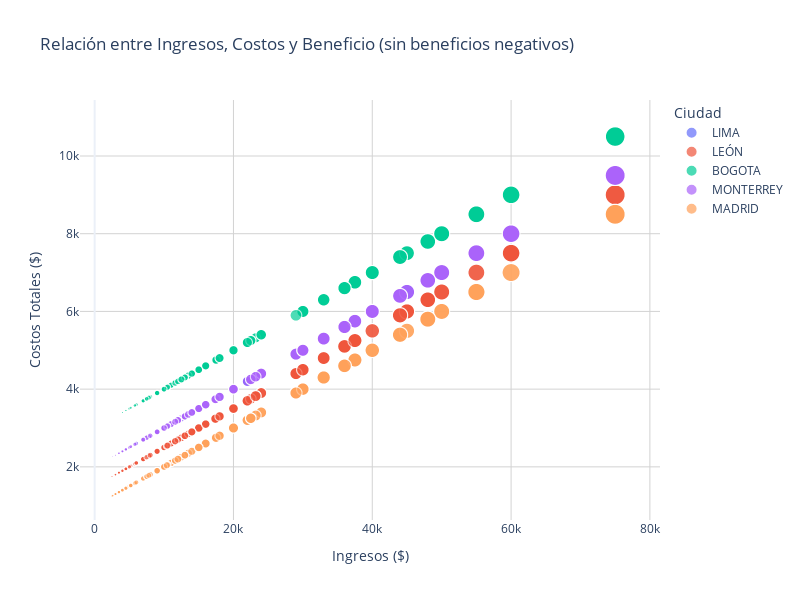

Notebook cell for this chart:
### Code cell
# Filtrar datos para excluir beneficios negativos
ventas_filtrada = ventas_completa[ventas_completa["Beneficio"] >= 0]

# Crear el gráfico de dispersión
fig = px.scatter(
    ventas_filtrada,
    x="Ingresos",
    y="Costo_Total",
    size="Beneficio",
    color="ciudad",
    title="Relación entre Ingresos, Costos y Beneficio (sin beneficios negativos)",
    labels={"Ingresos": "Ingresos ($)", "Costo_Total": "Costos Totales ($)"},
    hover_data=["categoria"],
    template="plotly_white",
    size_max=20,
)

fig.update_layout(
    xaxis=dict(title="Ingresos ($)", gridcolor="lightgrey"),
    yaxis=dict(title="Costos Totales ($)", gridcolor="lightgrey"),
    legend_title=dict(text="Ciudad"),
    height=600,
    width=800,
)

fig.show()

### Figure 1 — Plotly figure (JSON) as saved in the notebook; plotly's stock layout.template omitted (floating-point values rounded to 4 significant figures; data arrays with more than 128 entries replaced by an {"elided": "..."} marker saying what was removed)
{"data": [{"customdata": {"elided": "269x1 str values"}, "hovertemplate": "ciudad=LIMA<br>Ingresos ($)=%{x}<br>Costos Totales ($)=%{y}<br>Beneficio=%{marker.size}<br>categoria=%{customdata[0]}<extra></extra>", "legendgroup": "LIMA", "marker": {"color": "#636efa", "size": {"elided": "269 int values"}, "sizemode": "area", "sizeref": 166.2, "symbol": "circle"}, "mode": "markers", "name": "LIMA", "showlegend": true, "type": "scattergl", "x": {"elided": "269 int values"}, "xaxis": "x", "y": {"elided": "269 int values"}, "yaxis": "y"}, {"customdata": {"elided": "261x1 str values"}, "hovertemplate": "ciudad=LEÓN<br>Ingresos ($)=%{x}<br>Costos Totales ($)=%{y}<br>Beneficio=%{marker.size}<br>categoria=%{customdata[0]}<extra></extra>", "legendgroup": "LEÓN", "marker": {"color": "#EF553B", "size": {"elided": "261 int values"}, "sizemode": "area", "sizeref": 166.2, "symbol": "circle"}, "mode": "markers", "name": "LEÓN", "showlegend": true, "type": "scattergl", "x": {"elided": "261 int values"}, "xaxis": "x", "y": {"elided": "261 int values"}, "yaxis": "y"}, {"customdata": {"elided": "250x1 str values"}, "hovertemplate": "ciudad=BOGOTA<br>Ingresos ($)=%{x}<br>Costos Totales ($)=%{y}<br>Beneficio=%{marker.size}<br>categoria=%{customdata[0]}<extra></extra>", "legendgroup": "BOGOTA", "marker": {"color": "#00cc96", "size": {"elided": "250 int values"}, "sizemode": "area", "sizeref": 166.2, "symbol": "circle"}, "mode": "markers", "name": "BOGOTA", "showlegend": true, "type": "scattergl", "x": {"elided": "250 int values"}, "xaxis": "x", "y": {"elided": "250 int values"}, "yaxis": "y"}, {"customdata": {"elided": "245x1 str values"}, "hovertemplate": "ciudad=MONTERREY<br>Ingresos ($)=%{x}<br>Costos Totales ($)=%{y}<br>Beneficio=%{marker.size}<br>categoria=%{customdata[0]}<extra></extra>", "legendgroup": "MONTERREY", "marker": {"color": "#ab63fa", "size": {"elided": "245 int values"}, "sizemode": "area", "sizeref": 166.2, "symbol": "circle"}, "mode": "markers", "name": "MONTERREY", "showlegend": true, "type": "scattergl", "x": {"elided": "245 int values"}, "xaxis": "x", "y": {"elided": "245 int values"}, "yaxis": "y"}, {"customdata": {"elided": "262x1 str values"}, "hovertemplate": "ciudad=MADRID<br>Ingresos ($)=%{x}<br>Costos Totales ($)=%{y}<br>Beneficio=%{marker.size}<br>categoria=%{customdata[0]}<extra></extra>", "legendgroup": "MADRID", "marker": {"color": "#FFA15A", "size": {"elided": "262 int values"}, "sizemode": "area", "sizeref": 166.2, "symbol": "circle"}, "mode": "markers", "name": "MADRID", "showlegend": true, "type": "scattergl", "x": {"elided": "262 int values"}, "xaxis": "x", "y": {"elided": "262 int values"}, "yaxis": "y"}], "layout": {"height": 600, "legend": {"itemsizing": "constant", "title": {"text": "Ciudad"}, "tracegroupgap": 0}, "title": {"text": "Relación entre Ingresos, Costos y Beneficio (sin beneficios negativos)"}, "width": 800, "xaxis": {"anchor": "y", "domain": [0, 1], "gridcolor": "lightgrey", "title": {"text": "Ingresos ($)"}}, "yaxis": {"anchor": "x", "domain": [0, 1], "gridcolor": "lightgrey", "title": {"text": "Costos Totales ($)"}}}}
